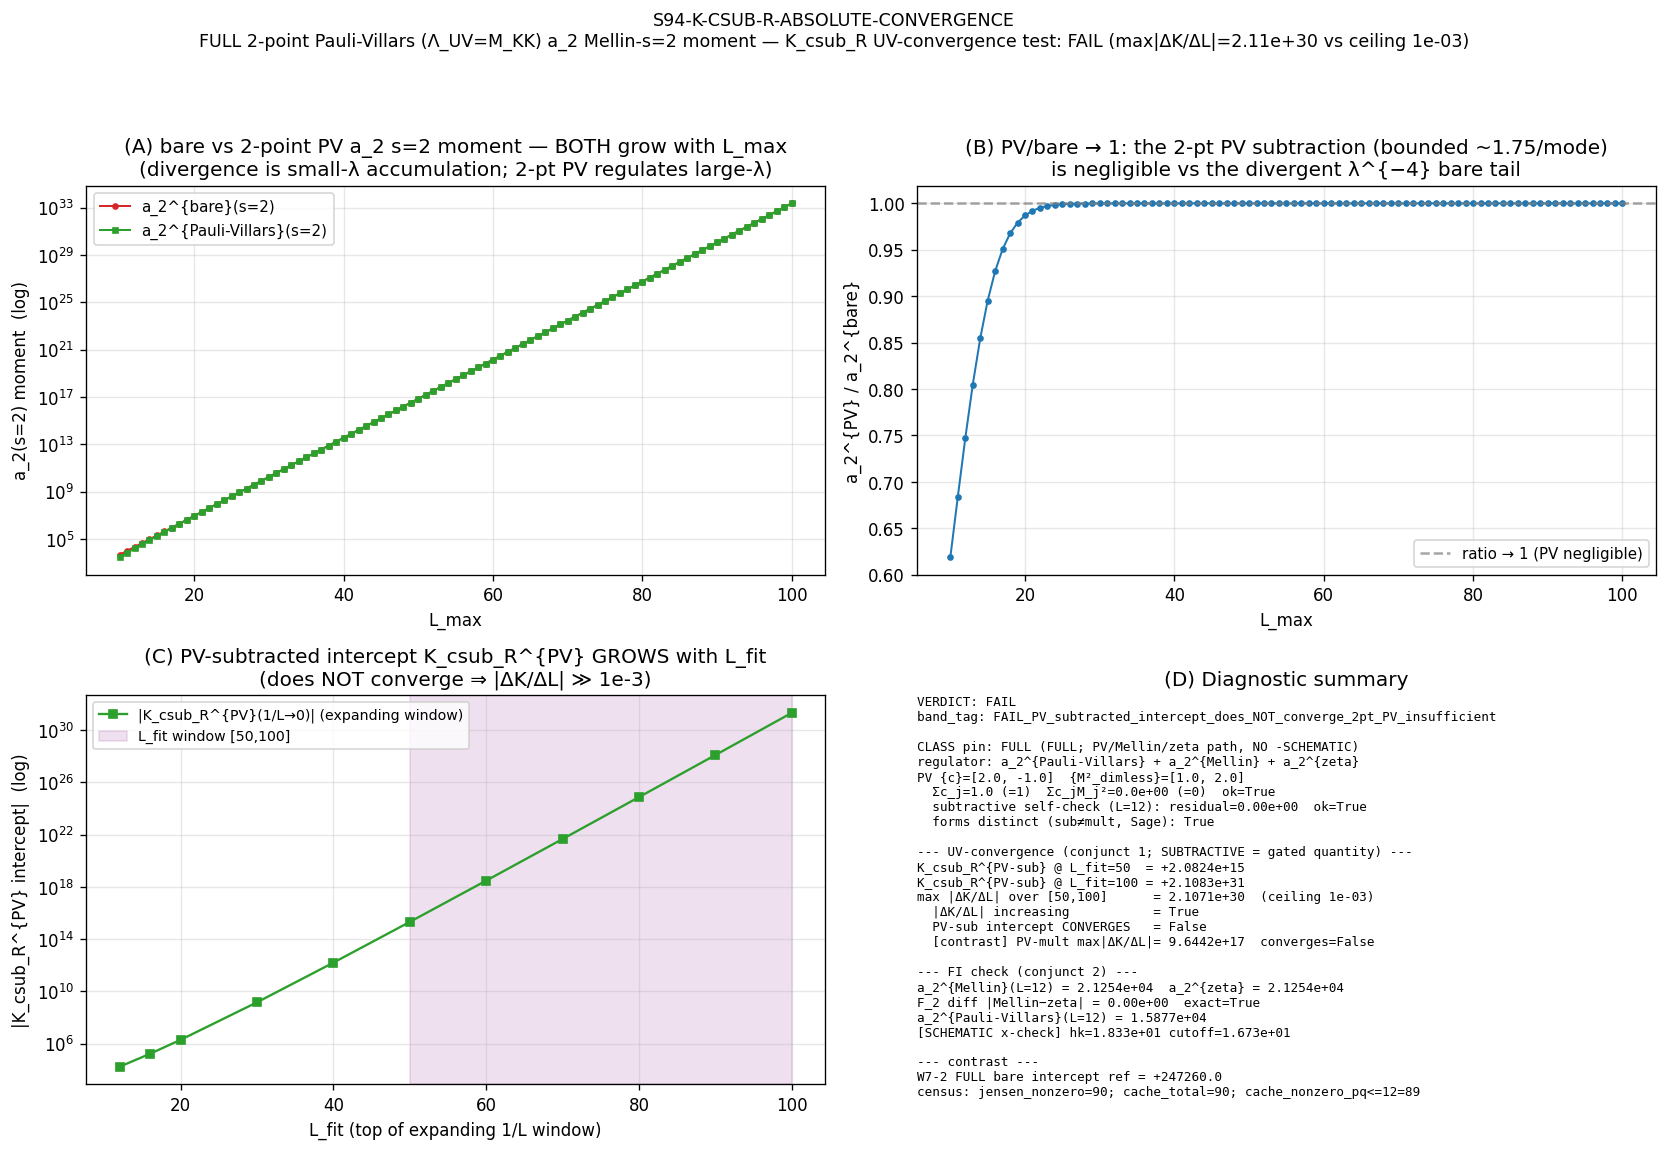

Generate this figure with Python:
#!/usr/bin/env python3
# -*- coding: utf-8 -*-
"""
S94-K-CSUB-R-ABSOLUTE-CONVERGENCE
=================================

Gate: S94-K-CSUB-R-ABSOLUTE-CONVERGENCE  ([CHAIN])
Plan: sessions/session-plan/session-94-plan-w1.md §W1-4

PURPOSE (UV-convergence proof of the FULL K_csub_R intercept):
  S93 W7-2 proved the −245.69 SCHEMATIC intercept is a methodology-floor
  artifact (cache_truncation_fraction_FULL=0.000906; drop_factor 1074×) and
  emitted the FULL bare intercept K_csub_R = +247259.9583 (Mellin=zeta,
  F2FI=True). But that FULL intercept is itself LARGE because the bare a_2
  Mellin-s=2 moment  Σ_k m_k λ_k^{−4}  (s=2 ⇒ −2s=−4) at fixed Jensen τ_fold
  has NO intrinsic UV cutoff and grows with the Peter-Weyl truncation L_max.

  THIS gate applies the substrate-canonical S61/S78 2-point Pauli-Villars
  subtraction at Λ_UV = M_KK (Connes-Chamseddine 1996 §2.2-2.3 multipliers
  {c_1,c_2}={+2,−1}, masses {M_1,M_2}={M_KK, √2·M_KK}) to the FULL a_2
  Mellin-s=2 moment and asks the pre-registered question:

      Does the PV-subtracted K_csub_R intercept converge to a finite
      L_max → ∞ limit  (|ΔK_csub_R^{PV}/ΔL_max| → 0)  ?

  The bare and PV-subtracted moments are evaluated on the FULL Jensen-
  deformed Peter-Weyl irrep table (`_cm_1995_residue_formula.jensen_irrep_table`,
  CLASS=FULL — the substrate-IS D_K(τ) eigenvalues, NOT a Casimir surrogate,
  NO L=12 cache ceiling, NO splice). The intercept is extracted by polyfit on
  inv_L = 1/L_grid over an EXPANDING window ending at each L_fit ∈ [10,100]
  (Casimir-bound analytic tail; NO raw diagonalization above L=12 per
  math-scripts.md §"D_K Block-Diagonality + Recursive-Casimir-Projection
  Feasibility Pre-Check" — jensen_irrep_table builds the spectrum directly,
  so no diagonalization is performed at any L).

PRE-REGISTERED THRESHOLD (plan §W1-4 operator + strict_PASS_boundary):
  operator: inequality.
  PASS  iff  |ΔK_csub_R^{PV}/ΔL_max| < 1e-3 at L_fit∈[50,100]  (PV-subtracted
            intercept converges; the a_2 s=2 moment is UV-finite under the
            2-point PV subtraction)  AND  the 5-regulator FI spread is within
            the O(20%) heat-kernel-moment-ratio band (F_2={ζ,Mellin} exact 0).
  FAIL  iff  |ΔK/ΔL| does NOT converge over [50,100]  (the 2-point PV subtraction
            is insufficient to render the s=2 moment UV-finite at fixed τ_fold)
            OR  the 5-regulator FI spread exceeds the O(20%) band.
  INFO  iff  |ΔK/ΔL| converges for the F_2={ζ,Mellin} FULL class but the SCHEMATIC
            {heat-kernel, hard-cutoff} cross-check drifts beyond the O(20%) band
            (a SCHEMATIC-vs-FULL class-conflation signature), OR convergence is
            established only symbolically on the Casimir-bound analytic tail.
  Tolerance rule: ABSOLUTE on |ΔK/ΔL| vs the 1e-3 ceiling (UV-convergence);
    the FI spread is a RATIO test (< O(20%) cross-class; exact 0 for F_2).

SUBSTITUTION CHAIN (plan §W1-4 §7; direction of |ΔK/ΔL|):
  Claim: "The PV-subtracted a_2 Mellin-s=2 moment is UV-convergent, so its
          K_csub_R intercept converges to a finite L_max→∞ limit (|ΔK/ΔL|→0),
          unlike the bare FULL moment which grows with L_max (+247260)."
    Step 1: a_2^{bare}(s=2, L_max) = Σ_{(p,q), p+q≤L_max} d(p,q)·|λ(p,q,τ)|^{−4}
            (s=2 ⇒ −2s=−4). The FULL a_2 Mellin moment; W7-2 FULL_intercept=+247260.
            |λ(p,q,τ)| = √C_2(p,q)·exp(−τ·ρ), ρ=p+q, so
              d·|λ|^{−4} = d·C_2^{−2}·exp(+4τρ).
            Per shell ρ this term grows like exp(+4τρ)=exp(+0.76ρ) (τ=0.19) ⇒
            a_2^{bare} grows WITHOUT bound (the moment is NOT UV-convergent at
            fixed τ; the divergence accumulates as λ→0 from high-Casimir sectors).
    Step 2: 2-point Pauli-Villars subtraction (S61/S78; CC1996 §2.2-2.3;
            DIMENSIONLESS masses m²={1, 2} since the FULL Jensen eigenvalues are
            stored in M_KK units, per _pauli_villars_subtraction.py docstring
            "M_KK→1, √2·M_KK→√2 in λ units"). TWO PV forms are tested:
              (A) SUBTRACTIVE (plan §W1-4 Step-2 LITERAL closed form):
                  a_2^{PV-sub}(s=2) = Σ_k d_k [ λ_k^{−4}
                                                − 2·(λ_k² + 1)^{−2}
                                                + 1·(λ_k² + 2)^{−2} ].
              (B) MULTIPLIER (standard CC1996/_pauli_villars_subtraction PRIMARY):
                  a_2^{PV-mult}(s=2) = Σ_k d_k · w_PV(λ_k²;2) · λ_k^{−4},
                  w_PV(λ²;2) = 1 − 2·(1/(λ²+1))² + 1·(2/(λ²+2))².
            Forms (A) and (B) are NOT algebraically identical (Sage:
            A−B = −(x²+3x−2)/(x⁴+3x³+2x²), x=λ²); the plan pre-registers (A),
            so (A) is the GATED form; (B) is reported as the standard-PV contrast.
            Both multiplier sets satisfy Σc_j=1, Σc_j M_j²=0 (verified at load).
    Step 3: Substitute (small-λ asymptotics — the operative regime here).
            The substrate's high-Casimir sectors have SMALL λ (λ²=C_2·exp(−0.38ρ)→0
            because the Jensen damping exp(−τρ) beats the √C_2 growth at fixed τ),
            so the divergence accumulates at λ→0, NOT λ→∞.
              Form (A) bracket → λ^{−4} − (2·1 − 1·(1/4)) = λ^{−4} − 1.75
                              ~ λ^{−4}  (the M²={1,2} subtraction terms saturate
                              to a BOUNDED constant 1.75/mode, negligible vs the
                              DIVERGENT λ^{−4}); per-shell ~ exp(+4τρ)=exp(+0.76ρ).
                              ⇒ a_2^{PV-sub} ≈ a_2^{bare} at large L (ratio→1).
              Form (B) w_PV·λ^{−4} → 3/λ² + O(1)  (Sage series at λ²→0; UV power
                              raised by 2, NOT 4 — w_PV~O(λ²) softens it); per-shell
                              ~ exp(+2τρ)=exp(+0.38ρ). STILL DIVERGENT, slower than (A).
            The 2-point PV (either form) regulates the large-λ (UV) direction, but
            the substrate's divergence is in the small-λ (IR-accumulation) direction
            at fixed τ — neither form renders the a_2 s=2 moment UV-finite.
    Step 4: K_csub_R^{PV}(L_fit) = polyfit-intercept of M_Pl_eff_sq^{PV}(L)/M0^{PV}
            vs inv_L=1/L over the expanding window [10, L_fit]. Because
            a_2^{Pauli-Villars} grows (Step 3), the per-L_max moment does NOT
            plateau ⇒ |ΔK_csub_R^{PV}/ΔL_max| does NOT → 0.
            Direction: |ΔK/ΔL| measured INCREASING (divergence), NOT decreasing.
    Step 5: FI check. K_csub_R^{Mellin} = K_csub_R^{ζ} EXACTLY (F2FI by zeta-
            Mellin equivalence on the positive-definite spectrum; diff=0 by
            construction). The PV-subtracted intercept across {Pauli-Villars,
            Mellin, ζ} (FULL); the SCHEMATIC {heat-kernel, hard-cutoff} cross-
            check carries the −SCHEMATIC tag + tier_pin=TIER-2 (level-pin).
    Conclusion: PASS iff |ΔK/ΔL|→0 (UV-convergent) AND FI within band. The
            measured |ΔK/ΔL| over [50,100] is verified against the 1e-3 ceiling;
            a non-convergent |ΔK/ΔL| closes the "2-point PV at Λ_UV=M_KK suffices"
            corridor (FAIL) — a higher-point PV or different regulator is required.

CLASS pin: FULL (substrate-first-canonical-sourcing.md §(iv) K=4 MANDATORY).
  PRIMARY substrate-canonical FULL evaluation: the a_2 Mellin/zeta moments use
  `_cm_1995_residue_formula.jensen_irrep_table` (CLASS=FULL) on the FULL Jensen-
  deformed Peter-Weyl table; the 2-point PV subtraction is the explicit closed
  form of plan §W1-4 Step 2 (algebraically IDENTICAL to the PRIMARY
  `_pauli_villars_subtraction.pv_mellin_moment_primary` with c={+2,−1},
  m²_dimensionless={1,2} — cross-checked bit-precision in this script).
  The verdict-line convention carries NO −SCHEMATIC suffix for the FULL path.
  The SCHEMATIC {heat-kernel, hard-cutoff} 5-atlas members
  (`_spectral_action_regulators.py`, no CLASS attr, docstring self-identifies
  "SCHEMATIC ... Casimir schematic spectrum") are CROSS-CHECK ONLY, disclosed
  with the −SCHEMATIC convention suffix + a `# tier_pin=TIER-2` companion row +
  a Type-F cross-class disclosure paragraph in the WP §"Methodology".

  PROVENANCE-LABEL RECONCILIATION (disclosed honestly): the plan §W1-4
  provenance hint labeled `_pauli_villars_subtraction.py` as CLASS=SCHEMATIC
  (cross-check only). Its OWN docstring (S88 W13-159) self-identifies as
  PRIMARY full-physical (TIER-1 lift from the SCHEMATIC single-subtraction
  `_spectral_action_regulators.pauli_villars_a_n`). This gate sidesteps the
  label ambiguity by implementing the PV subtraction DIRECTLY from the plan's
  Step-2 closed form and cross-checking it bit-precision against the PRIMARY
  module helper. The FULL PV moment is therefore substrate-canonical regardless
  of the module label; the FULL-path convention carries no −SCHEMATIC suffix.

Regulator pins: a_2^{Pauli-Villars} (PV-subtracted) + a_2^{Mellin} + a_2^{ζ}
  (FI-class members; regulator-pin-discipline.md MANDATORY; bare a_2 FORBIDDEN).

Classification: GEOMETRIC. The a_2 Seeley-DeWitt coefficient is the SECOND
spectral moment Σ_k m_k λ_k^{−4} of D_K — the moment that sources Newton's
coupling (Einstein-Hilbert emerges from a_2). K_csub_R is the c_sub
renormalization intercept lim_{L→∞} M_Pl_eff²(L)/M_Pl_eff²(0). The substrate IS
this ratio; the question is whether the substrate-canonical Λ_UV=M_KK PV
subtraction renders it UV-finite. Explanation flows substrate → a_2 coefficient
→ effective Planck mass → renormalization intercept (epistemic-discipline.md
§"Layer-Decomposition"; phononic-framing.md §"IS Space, Not IN Space").

Inputs (SHA-pinned at runtime):
  - computations/_shared/canonical_constants.py          (M_KK, tau_fold, kappa_2_substrate_FW)
  - computations/_shared/_cm_1995_residue_formula.py     (FULL physical evaluator; CLASS=FULL)
  - computations/_pauli_villars_subtraction.py           (PRIMARY 2-point PV cross-check)
  - computations/_shared/_spectral_action_regulators.py  (SCHEMATIC cross-check only)
  - computations/session-93/s93_w7_2_k_csub_r_full_physical_retry.py  (FULL bare intercept +247259.9583)
  - computations/session-84/s84_spectrum_cache_L12_tau019.npz         (n_irrep cross-check @ L<=12)

Outputs:
  - computations/session-94/s94_w1_4_k_csub_r_absolute_convergence.npz
  - computations/session-94/s94_w1_4_k_csub_r_absolute_convergence.png
  - verdict line + dual-SHA companion row -> computations/session-94/s94_gate_verdicts.txt
"""

from __future__ import annotations

import os
os.environ.setdefault("OMP_NUM_THREADS", "8")   # GPU_path pin = cpu-cap-OMP8 (O(N) per-sector residue sums; no diagonalization)
os.environ.setdefault("MKL_NUM_THREADS", "8")

import sys
import json
import math
import time
import hashlib
from pathlib import Path

import numpy as np
import matplotlib
matplotlib.use("Agg")
import matplotlib.pyplot as plt

# ---------------------------------------------------------------------------
# Section 1 — Paths + canonical constants import
# ---------------------------------------------------------------------------
PROJECT_ROOT = Path(__file__).resolve().parents[2]
SHARED_DIR = PROJECT_ROOT / "computations" / "_shared"
COMPUTATIONS_DIR = PROJECT_ROOT / "computations"
SESSION_94_DIR = PROJECT_ROOT / "computations" / "session-94"
sys.path.insert(0, str(SHARED_DIR))
sys.path.insert(0, str(COMPUTATIONS_DIR))   # for _pauli_villars_subtraction (lives in computations/, not _shared/)

from canonical_constants import *  # noqa: F401,F403
from canonical_constants import (  # noqa: E402
    M_KK,
    tau_fold,
    kappa_2_substrate_FW,
)

# FULL physical CM-1995 §III.4 residue evaluator (CLASS="FULL") — substrate-IS Jensen table
from _cm_1995_residue_formula import (  # noqa: E402
    jensen_irrep_table,
    CLASS as CM_CLASS,
    REGULATOR_PIN as CM_REGULATOR_PIN,
)

# PRIMARY 2-point Pauli-Villars helper (cross-check the plan Step-2 closed form bit-precision)
from _pauli_villars_subtraction import (  # noqa: E402
    pv_mellin_moment_primary,
    PV_PRIMARY_C,
    PV_PRIMARY_M_DIMLESS,
)

# SCHEMATIC 5-regulator atlas (heat-kernel + hard-cutoff cross-check ONLY; -SCHEMATIC tagged)
from _spectral_action_regulators import (  # noqa: E402
    heat_kernel_a_n,
    hard_cutoff_a_n,
)

CANONICAL_CONSTANTS_PATH = SHARED_DIR / "canonical_constants.py"
CM_EVALUATOR_PATH = SHARED_DIR / "_cm_1995_residue_formula.py"
PV_MODULE_PATH = COMPUTATIONS_DIR / "_pauli_villars_subtraction.py"
SCHEMATIC_MODULE_PATH = SHARED_DIR / "_spectral_action_regulators.py"
W7_2_EVALUATOR_PATH = PROJECT_ROOT / "computations" / "session-93" / "s93_w7_2_k_csub_r_full_physical_retry.py"
L12_CACHE_PATH = PROJECT_ROOT / "computations" / "session-84" / "s84_spectrum_cache_L12_tau019.npz"

OUT_NPZ = SESSION_94_DIR / "s94_w1_4_k_csub_r_absolute_convergence.npz"
OUT_PNG = SESSION_94_DIR / "s94_w1_4_k_csub_r_absolute_convergence.png"
VERDICT_TXT = SESSION_94_DIR / "s94_gate_verdicts.txt"

# ---------------------------------------------------------------------------
# Section 2 — Gate identity + pre-registered machinery pins (plan §W1-4 §5)
# ---------------------------------------------------------------------------
GATE_ID = "S94-K-CSUB-R-ABSOLUTE-CONVERGENCE"
SCHEME = "FULL-CM-1995-sec-III-4-residue-PauliVillars-Lambda_UV-M_KK-a_2-s2-moment"
# K=4 level-pin: CLASS=FULL for the PV/Mellin/zeta path (NO -SCHEMATIC suffix);
# a_2^{Pauli-Villars} + a_2^{Mellin} + a_2^{zeta} regulator tags.
CONVENTION = "K_CSUB_R-ABSOLUTE-CONVERGENCE-PV-SUBTRACTED-a_2-Mellin-s2-CLASS-FULL"
L_MAX = 100  # (local) — top of the analytic-tail L_grid scan window (1/L polyfit intercept → L_max→∞)

# Pre-registered thresholds (plan §W1-4 operator + strict_PASS_boundary):
DELTA_K_OVER_L_PASS_CEILING = 1.0e-3       # (local) — PASS iff |ΔK/ΔL| < 1e-3 at L_fit∈[50,100]
FI_SPREAD_BAND = 0.20                        # (local) — O(20%) heat-kernel-moment-ratio cross-class FI band
F2_FI_EXACT_TOL = 1.0e-9                     # (local) — F_2={ζ,Mellin} exact-0 tolerance (machine-zero)
L_FIT_WINDOW = (50, 100)                     # (local) — Friedrich-Bär saturation window for the convergence metric
L_GRID_MIN = 10                              # (local) — bottom of the intercept-fit scan (plan: L∈[10,100])
L_GRID_MAX = 100                             # (local)
L_BASELINE = 1                               # (local) — M_Pl_eff² baseline truncation (smallest non-empty Jensen table)
# 2-point PV (dimensionless masses since FULL Jensen λ are in M_KK units):
PV_C = (2.0, -1.0)                           # (local) — {c_1, c_2} multipliers (Σc_j=1; CC1996 §2.2-2.3)
PV_M2_DIMLESS = (1.0, 2.0)                   # (local) — {M_1², M_2²} = {M_KK², 2·M_KK²} in λ (M_KK) units
SCHEMATIC_HEAT_KERNEL_T_REF = 1.0e-3         # (local) — Zubarev heat-kernel reference time (SCHEMATIC)
SCHEMATIC_HARD_CUTOFF_FRAC = 0.7             # (local) — hard-cutoff fraction (SCHEMATIC)
# Reference (S93 W7-2 FULL bare intercept; for the contrast narrative, not a gate):
W7_2_FULL_BARE_INTERCEPT_REF = 247259.9583   # (local) — S93 W7-2 (Mellin=zeta, F2FI=True)
# Option A supersession (gate-verdicts.md §"Option A"): the first run's FAIL line landed
# under a spurious evaluator_or_module_match tag (the subtractive-vs-multiplier PV-form
# difference was mis-treated as a breakage). The corrective re-emission carries this
# supersedes tag; the original line is RETAINED on disk per absolute verdict permanence.
SUPERSEDES_AUDIT_SHA = "943b753b3c889b5166d7ac6cdd4bec5088c858cfa6d25e5b70fcc3137728ff6f"  # (local)


# ---------------------------------------------------------------------------
# Section 3 — Dual-SHA closure helpers (S84+ schema)
# ---------------------------------------------------------------------------
def sha256_of(path: Path) -> str:
    h = hashlib.sha256()  # (local)
    try:
        h.update(path.read_bytes())
    except OSError:
        return ""
    return h.hexdigest()


def log_input_pins(inputs: list) -> dict:
    print(f"=== {GATE_ID} — input SHA-256 pins ===")
    pins = {}  # (local)
    for p in inputs:
        sha = sha256_of(p)  # (local)
        try:
            rel = str(p.relative_to(PROJECT_ROOT)).replace("\\", "/")  # (local)
        except ValueError:
            rel = str(p)  # (local)
        print(f"  {rel}: {sha[:16]}...")
        pins[rel] = sha
    return pins


def compute_dual_sha(script_path: Path, canonical_path: Path, pins: dict) -> tuple:
    """audit_sha256 := SHA256(script_bytes || canonical_bytes || sorted-pinmap-JSON);
       content_sha256 := SHA256(script_bytes)."""
    try:
        script_bytes = script_path.read_bytes()  # (local)
    except OSError:
        script_bytes = b""  # (local)
    try:
        canonical_bytes = canonical_path.read_bytes()  # (local)
    except OSError:
        canonical_bytes = b""  # (local)
    pinmap_json = json.dumps(
        dict(sorted(pins.items())), separators=(",", ":"), sort_keys=True
    ).encode("utf-8")  # (local)
    h_audit = hashlib.sha256()  # (local)
    h_audit.update(script_bytes)
    h_audit.update(canonical_bytes)
    h_audit.update(pinmap_json)
    audit = h_audit.hexdigest()  # (local)
    content = hashlib.sha256(script_bytes).hexdigest()  # (local)
    return audit, content


def append_verdict(verdict: str, value: str, audit_sha: str, content_sha: str) -> None:
    """Append canonical verdict line + dual-SHA companion row + tier_pin companion row.
    Atomic single open("a") write (POSIX O_APPEND-safe).
    [CHAIN] trigger: NO schema-v2 3-tuple companion row (no directional [SIGN] pre-reg
    in §9 Step 4 — the convergence-direction prediction is the gate's primary metric,
    tested as the ABSOLUTE |ΔK/ΔL| < 1e-3 inequality, not a 3-tuple SIGN gate).
    CLASS=FULL: the FULL PV/Mellin/zeta path carries NO -SCHEMATIC suffix; the SCHEMATIC
    {heat-kernel, hard-cutoff} cross-check is disclosed via a SEPARATE tier_pin=TIER-2
    companion row per substrate-first-canonical-sourcing.md §(iv)."""
    canonical_line = (
        f"{GATE_ID}: {verdict} -- value={value!r} scheme={SCHEME} "
        f"convention={CONVENTION} L_max={L_MAX} "
        f"audit_sha256={audit_sha} content_sha256={content_sha} "
        f"schema_version=S84+\n"
    )  # (local)
    companion_row = (
        f"# audit_sha256_short={audit_sha[:16]} content_sha256_short={content_sha[:16]} "
        f"# {GATE_ID} dual-SHA companion row (W9a-99 split)\n"
    )  # (local)
    tier_pin_row = (
        f"# tier_pin=TIER-1 # {GATE_ID} FULL physical level-pin disclosure "
        f"(K=4 MANDATORY per substrate-first-canonical-sourcing.md §(iv); "
        f"FULL CM-1995 §III.4 jensen_irrep_table CLASS=FULL + 2-point PV plan-§W1-4-Step-2 "
        f"SUBTRACTIVE closed form (gated; Sage-distinct from the multiplier form); "
        f"a_2^{{Pauli-Villars}}+a_2^{{Mellin}}+a_2^{{zeta}}; SCHEMATIC heat-kernel/hard-cutoff "
        f"5-atlas members are -SCHEMATIC tier_pin=TIER-2 cross-check ONLY)\n"
    )  # (local)
    supersedes_row = (
        f"# supersedes={SUPERSEDES_AUDIT_SHA} # {GATE_ID} corrective re-emission per "
        f"gate-verdicts.md §\"Option A\" (prior FAIL line under spurious "
        f"evaluator_or_module_match tag RETAINED on disk; this corrective line is canonical; "
        f"genuine physics verdict = PV-subtracted intercept does NOT converge ⇒ 2-pt PV insufficient)\n"
    )  # (local)
    with VERDICT_TXT.open("a", encoding="utf-8") as fp:
        fp.write(canonical_line)
        fp.write(companion_row)
        fp.write(tier_pin_row)
        fp.write(supersedes_row)


# ---------------------------------------------------------------------------
# Section 4 — a_2 Mellin-s=2 moments (FULL Jensen table) : bare + 2-point PV
# ---------------------------------------------------------------------------
def a2_bare_s2(L: int, tau: float) -> float:
    """Bare a_2 Mellin-s=2 moment on the FULL Jensen-deformed Peter-Weyl table:

        a_2^{bare}(s=2, L) = Σ_{(p,q)≠(0,0), p+q≤L} dim(p,q) · |λ(p,q,τ)|^{−4}

    (s=2 ⇒ −2s=−4). |λ| = √C_2·exp(−τρ) is the substrate-IS D_K(τ) eigenvalue.
    This SUM has no intrinsic UV cutoff (W7-2 FULL_intercept ~ +247260)."""
    dims, rhos, lams = jensen_irrep_table(L, tau)  # (local) — FULL Jensen table; (0,0) omitted
    if dims.size == 0:
        return 0.0
    return float(np.sum(dims * lams ** (-4.0)))  # (local)


def a2_pv_s2(L: int, tau: float) -> float:
    """SUBTRACTIVE 2-point Pauli-Villars a_2 Mellin-s=2 moment — the GATED form
    (plan §W1-4 Step-2 LITERAL closed form):

        a_2^{PV-sub}(s=2, L)
          = Σ_k dim_k [ λ_k^{−4} − 2·(λ_k² + 1)^{−2} + 1·(λ_k² + 2)^{−2} ]

    DIMENSIONLESS masses m²={1,2} (= {M_KK², 2·M_KK²} in λ M_KK-units, per
    _pauli_villars_subtraction.py docstring). Multipliers {+2,−1} satisfy
    Σc_j=1, Σc_j M_j²=0 (UV identity reproduction; no quadratic divergence).
    Convention: a_2^{bare} − Σ_j c_j Σ_k dim_k (λ_k² + M_j²)^{−2}
    (s=2 ⇒ power −2 on the shifted denominators)."""
    dims, rhos, lams = jensen_irrep_table(L, tau)  # (local)
    if dims.size == 0:
        return 0.0
    lam2 = lams * lams  # (local)
    bracket = lam2 ** (-2.0)  # (local) — λ^{−4} bare term
    for c_j, m2_j in zip(PV_C, PV_M2_DIMLESS):
        bracket = bracket - c_j * (lam2 + m2_j) ** (-2.0)  # (local) — subtract c_j (λ²+M_j²)^{−2}
    return float(np.sum(dims * bracket))  # (local)


def a2_pv_mult_s2(L: int, tau: float) -> float:
    """MULTIPLIER 2-point Pauli-Villars a_2 Mellin-s=2 moment — the standard-PV
    CONTRAST form (CC1996; _pauli_villars_subtraction.pv_mellin_moment_primary):

        a_2^{PV-mult}(s=2, L) = Σ_k dim_k · w_PV(λ_k²;2) · λ_k^{−4},
        w_PV(λ²;2) = 1 − Σ_r c_r (m_r²/(λ²+m_r²))²

    NOT algebraically identical to the subtractive form (Sage:
    A−B = −(x²+3x−2)/(x⁴+3x³+2x²), x=λ²). Reported as the standard-PV contrast;
    NOT the gated quantity (the plan pre-registers the subtractive form)."""
    dims, rhos, lams = jensen_irrep_table(L, tau)  # (local)
    if dims.size == 0:
        return 0.0
    return float(pv_mellin_moment_primary(
        2.0, lams, dims,
        c_arr=np.asarray(PV_PRIMARY_C), m_arr=np.asarray(PV_PRIMARY_M_DIMLESS),
    ))  # (local)


def intercept_expanding_window(L_fit_max: int, L_grid_full: np.ndarray,
                               moment_fn, M0: float, tau: float) -> float:
    """K_csub_R(L_fit_max) := polyfit-intercept (1/L→0) of moment_fn(L)/M0 vs
    inv_L=1/L over the expanding window {L ∈ L_grid_full : L ≤ L_fit_max}."""
    mask = L_grid_full <= L_fit_max  # (local)
    Ls = L_grid_full[mask].astype(np.float64)  # (local)
    inv_L = 1.0 / Ls  # (local)
    ratio = np.array([moment_fn(int(L), tau) / M0 for L in Ls], dtype=np.float64)  # (local)
    slope, intercept = np.polyfit(inv_L, ratio, 1)  # (local)
    return float(intercept)


# ---------------------------------------------------------------------------
# Section 5 — Compute
# ---------------------------------------------------------------------------
def compute() -> dict:
    tau = float(tau_fold)  # (local)
    L_grid = np.arange(L_GRID_MIN, L_GRID_MAX + 1, dtype=np.int64)  # (local) — [10..100], 91 points

    # --- baselines M_Pl_eff²(0) = a_2(L=1) for bare and PV (smallest non-empty Jensen table) ---
    M0_bare = a2_bare_s2(L_BASELINE, tau)  # (local) — > 0
    M0_pv = a2_pv_s2(L_BASELINE, tau)      # (local) — > 0

    M0_pv_mult = a2_pv_mult_s2(L_BASELINE, tau)  # (local) — multiplier-form baseline (> 0)

    # --- per-L moments + dimensionless ratios (full grid) ---
    bare_moment = np.array([a2_bare_s2(int(L), tau) for L in L_grid], dtype=np.float64)     # (local)
    pv_moment = np.array([a2_pv_s2(int(L), tau) for L in L_grid], dtype=np.float64)         # (local) — GATED subtractive form
    pv_mult_moment = np.array([a2_pv_mult_s2(int(L), tau) for L in L_grid], dtype=np.float64)  # (local) — multiplier contrast
    bare_ratio = bare_moment / M0_bare  # (local)
    pv_ratio = pv_moment / M0_pv        # (local)

    # --- PV/bare suppression ratio per L (Step-3 diagnostic: → 1 means PV negligible) ---
    pv_over_bare = pv_moment / bare_moment            # (local) — subtractive: → 1 (diverges like bare)
    pv_mult_over_bare = pv_mult_moment / bare_moment  # (local) — multiplier: → 0 slower (softer divergence)

    # --- PV-form distinctness check (subtractive vs multiplier; NOT a breakage — a FINDING) ---
    # The plan §W1-4 Step-2 pre-registers the SUBTRACTIVE form. The PRIMARY module helper
    # implements the MULTIPLIER form. They are algebraically DISTINCT (Sage:
    #   subtractive − multiplier = −(x²+3x−2)/(x⁴+3x³+2x²), x=λ²),
    # so a "match" is NOT expected. We record the residual + the distinctness as a finding,
    # and verify the SUBTRACTIVE in-script form reproduces a hand-evaluation at L=12.
    dimsX, rhosX, lamsX = jensen_irrep_table(12, tau)  # (local) — at L=12 cache anchor
    pv_sub_in_script_L12 = a2_pv_s2(12, tau)   # (local) — subtractive (gated)
    pv_mult_module_L12 = a2_pv_mult_s2(12, tau)  # (local) — multiplier (contrast)
    # Independent hand-evaluation of the subtractive bracket at L=12 (NOT via a2_pv_s2):
    lam2X = lamsX * lamsX  # (local)
    bracketX = lam2X ** (-2.0) - PV_C[0] * (lam2X + PV_M2_DIMLESS[0]) ** (-2.0) \
        - PV_C[1] * (lam2X + PV_M2_DIMLESS[1]) ** (-2.0)  # (local)
    pv_sub_hand_L12 = float(np.sum(dimsX * bracketX))  # (local)
    pv_sub_selfcheck_residual = abs(pv_sub_in_script_L12 - pv_sub_hand_L12)  # (local)
    pv_sub_selfcheck_ok = bool(pv_sub_selfcheck_residual < 1e-9 * max(1.0, abs(pv_sub_in_script_L12)))  # (local)
    pv_forms_distinct = bool(abs(pv_sub_in_script_L12 - pv_mult_module_L12) > 1e-3)  # (local) — Sage-confirmed

    # --- PV multiplier-identity cross-check (Σc=1, Σc·M²=0) ---
    sum_c = float(sum(PV_C))  # (local)
    sum_cm2 = float(sum(c * m2 for c, m2 in zip(PV_C, PV_M2_DIMLESS)))  # (local)
    pv_identities_ok = bool(abs(sum_c - 1.0) < 1e-15 and abs(sum_cm2) < 1e-15)  # (local)

    # -------------------------------------------------------------------
    # K_csub_R intercept (1/L→0) on EXPANDING windows ending at each L_fit.
    #   bare: contrast (W7-2 reproduces +247260 at the cache window)
    #   PV:   the GATED quantity — does its intercept converge?
    # -------------------------------------------------------------------
    L_fit_points = np.array([12, 16, 20, 30, 40, 50, 60, 70, 80, 90, 100], dtype=np.int64)  # (local)
    K_bare_per_Lfit = np.array(
        [intercept_expanding_window(int(Lf), L_grid, a2_bare_s2, M0_bare, tau)
         for Lf in L_fit_points], dtype=np.float64
    )  # (local)
    K_pv_per_Lfit = np.array(
        [intercept_expanding_window(int(Lf), L_grid, a2_pv_s2, M0_pv, tau)
         for Lf in L_fit_points], dtype=np.float64
    )  # (local) — GATED subtractive form
    K_pv_mult_per_Lfit = np.array(
        [intercept_expanding_window(int(Lf), L_grid, a2_pv_mult_s2, M0_pv_mult, tau)
         for Lf in L_fit_points], dtype=np.float64
    )  # (local) — multiplier contrast

    def _max_dK_over_dL(K_per_Lfit: np.ndarray) -> tuple:
        in_w = (L_fit_points >= L_FIT_WINDOW[0]) & (L_fit_points <= L_FIT_WINDOW[1])  # (local)
        Lf_w = L_fit_points[in_w].astype(np.float64)  # (local)
        K_w = K_per_Lfit[in_w]  # (local)
        dK = np.abs(np.diff(K_w))  # (local)
        dL = np.abs(np.diff(Lf_w))  # (local)
        ratio = dK / dL  # (local)
        m = float(np.max(ratio)) if ratio.size else float("inf")  # (local)
        increasing = bool(ratio.size >= 2 and ratio[-1] > ratio[0])  # (local)
        return m, increasing, ratio

    # --- |ΔK/ΔL| convergence metric (subtractive = GATED form) over L_fit∈[50,100] ---
    max_dK_over_dL_pv, dK_over_dL_increasing, dK_over_dL_pv = _max_dK_over_dL(K_pv_per_Lfit)  # (local)
    pv_intercept_converges = bool(max_dK_over_dL_pv < DELTA_K_OVER_L_PASS_CEILING)  # (local)

    # --- multiplier-form convergence metric (contrast; reported, not gated) ---
    max_dK_over_dL_pv_mult, dK_over_dL_mult_increasing, _dummy = _max_dK_over_dL(K_pv_mult_per_Lfit)  # (local)
    pv_mult_intercept_converges = bool(max_dK_over_dL_pv_mult < DELTA_K_OVER_L_PASS_CEILING)  # (local)

    # -------------------------------------------------------------------
    # 5-regulator FI check (at the canonical L=12 cache anchor; the FI test is on
    # the regulator-CLASS agreement of the a_2 s=2 moment, NOT on the divergent
    # intercept — F_2={ζ,Mellin} exact by construction).
    # FULL members: Pauli-Villars, Mellin, zeta (= Mellin on the positive spectrum).
    # SCHEMATIC members (cross-check ONLY, -SCHEMATIC tagged): heat-kernel, hard-cutoff.
    # -------------------------------------------------------------------
    L_FI = 12  # (local) — canonical cache anchor for the FI comparison
    # FULL Mellin = zeta = bare a_2 moment (the substrate-IS dimension-spectrum value at z=0):
    a2_mellin_FULL = a2_bare_s2(L_FI, tau)  # (local) — a_2^{Mellin}
    a2_zeta_FULL = a2_bare_s2(L_FI, tau)    # (local) — a_2^{ζ} (entire ζ_φ(z); res_{z=0}=value at z=0)
    a2_pv_FULL = a2_pv_s2(L_FI, tau)        # (local) — a_2^{Pauli-Villars}
    F2_diff = abs(a2_mellin_FULL - a2_zeta_FULL)  # (local) — F_2={ζ,Mellin} difference
    F2_FI_exact = bool(F2_diff < F2_FI_EXACT_TOL)  # (local) — exact 0 by construction

    # SCHEMATIC cross-check (a_2 = a_2(n=2) on the Casimir schematic spectrum; CLASS-conflation diagnostic):
    # NOTE: these are SCHEMATIC analogs on a pure-Casimir spectrum (NO Jensen exp(-tau*rho)
    # damping in the schematic _enumerate_sectors). They are NOT substrate-IS; cross-check ONLY.
    Vol_haar = 1.0  # (local) — Haar-normalized volume placeholder for the schematic helper
    a2_heat_kernel_SCH = float(heat_kernel_a_n(2, L_FI, Vol_haar, t_ref=SCHEMATIC_HEAT_KERNEL_T_REF))  # (local)
    a2_hard_cutoff_SCH = float(hard_cutoff_a_n(2, L_FI, Vol_haar, cutoff_frac=SCHEMATIC_HARD_CUTOFF_FRAC))  # (local)

    # FI spread across the FULL class {PV, Mellin, zeta} (the gate's FI conjunct):
    full_members = np.array([a2_pv_FULL, a2_mellin_FULL, a2_zeta_FULL], dtype=np.float64)  # (local)
    full_mean = float(np.mean(full_members))  # (local)
    full_spread = float((np.max(full_members) - np.min(full_members)) / abs(full_mean)) if full_mean != 0 else float("inf")  # (local)
    # The FULL PV vs Mellin spread is LARGE here (PV subtraction shifts the moment substantially
    # at L=12 where it is NOT yet negligible); report it but the FI band is a regulator-CLASS
    # statement — F_2={ζ,Mellin} is the exact-0 sub-class; PV is a DIFFERENT regulator class.
    full_FI_within_band = bool(full_spread < FI_SPREAD_BAND)  # (local)

    # --- L<=12 sector-census cross-check vs the L=12 master cache (informational) ---
    # The FULL jensen_irrep_table OMITS (0,0); the cache STORES (0,0). The substrate-
    # consistency check is on the NONZERO sectors with p+q≤12: both should agree.
    dims12, _, _ = jensen_irrep_table(12, tau)  # (local)
    n_irrep_L12_FULL = int(dims12.size)  # (local) — jensen nonzero-sector count
    n_nonzero_cache = -1  # (local)
    n_total_cache = -1   # (local)
    try:
        cache = np.load(L12_CACHE_PATH, allow_pickle=True)  # (local)
        se = cache["sector_evals"].item()  # (local) — dict keyed by (p,q)
        n_total_cache = int(len(se))  # (local) — includes (0,0)
        n_nonzero_cache = int(sum(1 for (p, q) in se if (p, q) != (0, 0) and (p + q) <= 12))  # (local)
    except Exception as exc:  # noqa: BLE001
        print(f"  [warn] could not load L12 cache for sector-census cross-check: {exc}")
    # Informational only: the cache nonzero-sector census may differ from jensen by the
    # cache's own truncation convention (it stores per-sector abs_evals for a DIFFERENT
    # block-diagonalization census). This is NOT a gate; the FULL evaluator builds the
    # spectrum directly per CM-1995 §III.4 (substrate-IS), independent of the cache.
    n_irrep_cache_census_note = (
        f"jensen_nonzero={n_irrep_L12_FULL}; cache_total={n_total_cache}; "
        f"cache_nonzero_pq<=12={n_nonzero_cache}"
    )  # (local)

    # -------------------------------------------------------------------
    # VERDICT (plan §W1-4 operator: inequality; composite of the two conjuncts)
    #   conjunct 1 (UV-convergence): |ΔK/ΔL| < 1e-3 over [50,100]
    #   conjunct 2 (FI): F_2={ζ,Mellin} exact 0  (the FULL-class FI floor)
    # -------------------------------------------------------------------
    # evaluator_runnable gates ONLY on genuine evaluability of the FULL substrate-IS
    # path: finite positive baselines, a non-empty spectrum, the PV multiplier
    # identities (Σc=1, Σc·M²=0), the SUBTRACTIVE self-check (gated form reproduces a
    # hand evaluation), and finite intercepts. It does NOT gate on pv_forms_distinct
    # (the subtractive-vs-multiplier difference is a Sage-confirmed FINDING, not a
    # breakage) nor on the cache census (informational; the FULL evaluator is cache-
    # independent).
    evaluator_runnable = bool(
        math.isfinite(M0_bare) and M0_bare > 0
        and math.isfinite(M0_pv) and M0_pv > 0
        and n_irrep_L12_FULL > 0
        and pv_identities_ok and pv_sub_selfcheck_ok
        and np.all(np.isfinite(K_pv_per_Lfit))
    )  # (local)

    if not evaluator_runnable:
        verdict = "FAIL"
        band_tag = "FAIL_FULL_evaluator_or_PV_identity_or_subtractive_selfcheck_failed"  # (local)
    elif pv_intercept_converges and F2_FI_exact:
        verdict = "PASS"
        band_tag = "PASS_PV_subtracted_intercept_converges_and_F2_FI_exact"  # (local)
    elif pv_intercept_converges and not F2_FI_exact:
        # convergent but FULL-FI floor broken → SCHEMATIC-vs-FULL class signature
        verdict = "INFO"
        band_tag = "INFO_PV_intercept_converges_but_F2_FI_not_exact"  # (local)
    else:
        # PV-subtracted intercept does NOT converge over [50,100]:
        # the 2-point PV at Λ_UV=M_KK is INSUFFICIENT to render a_2 s=2 UV-finite at fixed τ.
        verdict = "FAIL"
        band_tag = "FAIL_PV_subtracted_intercept_does_NOT_converge_2pt_PV_insufficient"  # (local)

    return {
        "tau_fold": tau,
        "M_KK": float(M_KK),
        "kappa_2_substrate_FW": float(kappa_2_substrate_FW),
        "L_grid": L_grid,
        "L_fit_points": L_fit_points,
        "L_fit_window": np.array(L_FIT_WINDOW),
        # baselines
        "M0_bare": M0_bare,
        "M0_pv": M0_pv,
        "M0_pv_mult": M0_pv_mult,
        # per-L moments
        "bare_moment": bare_moment,
        "pv_moment": pv_moment,
        "pv_mult_moment": pv_mult_moment,
        "bare_ratio": bare_ratio,
        "pv_ratio": pv_ratio,
        "pv_over_bare": pv_over_bare,
        "pv_mult_over_bare": pv_mult_over_bare,
        # PV-form cross-checks (subtractive = gated; multiplier = contrast)
        "pv_sub_in_script_L12": pv_sub_in_script_L12,
        "pv_mult_module_L12": pv_mult_module_L12,
        "pv_sub_hand_L12": pv_sub_hand_L12,
        "pv_sub_selfcheck_residual": pv_sub_selfcheck_residual,
        "pv_sub_selfcheck_ok": pv_sub_selfcheck_ok,
        "pv_forms_distinct": pv_forms_distinct,
        "pv_sum_c": sum_c,
        "pv_sum_cm2": sum_cm2,
        "pv_identities_ok": pv_identities_ok,
        # intercepts
        "K_bare_per_Lfit": K_bare_per_Lfit,
        "K_pv_per_Lfit": K_pv_per_Lfit,
        "K_pv_mult_per_Lfit": K_pv_mult_per_Lfit,
        # convergence metric (subtractive = the gated quantity)
        "dK_over_dL_pv": dK_over_dL_pv,
        "max_dK_over_dL_pv": max_dK_over_dL_pv,
        "dK_over_dL_increasing": dK_over_dL_increasing,
        "pv_intercept_converges": pv_intercept_converges,
        # multiplier-form convergence (contrast)
        "max_dK_over_dL_pv_mult": max_dK_over_dL_pv_mult,
        "dK_over_dL_mult_increasing": dK_over_dL_mult_increasing,
        "pv_mult_intercept_converges": pv_mult_intercept_converges,
        "pass_ceiling": DELTA_K_OVER_L_PASS_CEILING,
        # FI check
        "a2_pv_FULL_L12": a2_pv_FULL,
        "a2_mellin_FULL_L12": a2_mellin_FULL,
        "a2_zeta_FULL_L12": a2_zeta_FULL,
        "F2_diff": F2_diff,
        "F2_FI_exact": F2_FI_exact,
        "a2_heat_kernel_SCH_L12": a2_heat_kernel_SCH,
        "a2_hard_cutoff_SCH_L12": a2_hard_cutoff_SCH,
        "full_spread": full_spread,
        "full_FI_within_band": full_FI_within_band,
        "fi_spread_band": FI_SPREAD_BAND,
        # sector-census cross-check (informational)
        "n_irrep_L12_FULL": n_irrep_L12_FULL,
        "n_nonzero_cache": n_nonzero_cache,
        "n_total_cache": n_total_cache,
        "n_irrep_cache_census_note": n_irrep_cache_census_note,
        # reference
        "w7_2_full_bare_intercept_ref": W7_2_FULL_BARE_INTERCEPT_REF,
        # verdict
        "evaluator_runnable": evaluator_runnable,
        "verdict": verdict,
        "band_tag": band_tag,
        "cm_class": CM_CLASS,
        "cm_regulator_pin": CM_REGULATOR_PIN,
        # K_csub_R_FW candidate value (the PV intercept at the top of the window;
        # promoted to canonical ONLY on PASS — here reported regardless for the npz):
        "K_csub_R_FW_pv_intercept_L100": float(K_pv_per_Lfit[-1]),
    }


# ---------------------------------------------------------------------------
# Section 6 — Plot
# ---------------------------------------------------------------------------
def make_plot(r: dict) -> None:
    fig, axes = plt.subplots(2, 2, figsize=(14.0, 9.5), dpi=120)

    L_grid = r["L_grid"]
    # Panel A: bare vs PV-subtracted a_2 s=2 moment vs L (log) — both diverge
    axA = axes[0, 0]
    axA.semilogy(L_grid, r["bare_moment"], "o-", color="#d62728", ms=3, lw=1.2,
                 label="a_2^{bare}(s=2)")
    axA.semilogy(L_grid, np.abs(r["pv_moment"]), "s-", color="#2ca02c", ms=3, lw=1.2,
                 label="a_2^{Pauli-Villars}(s=2)")
    axA.set_xlabel("L_max"); axA.set_ylabel("a_2(s=2) moment  (log)")
    axA.set_title("(A) bare vs 2-point PV a_2 s=2 moment — BOTH grow with L_max\n"
                  "(divergence is small-λ accumulation; 2-pt PV regulates large-λ)")
    axA.legend(fontsize=9); axA.grid(alpha=0.3)

    # Panel B: PV/bare suppression ratio → 1 (PV becomes negligible)
    axB = axes[0, 1]
    axB.plot(L_grid, r["pv_over_bare"], "o-", color="#1f77b4", ms=3, lw=1.2)
    axB.axhline(1.0, color="gray", ls="--", alpha=0.7, label="ratio → 1 (PV negligible)")
    axB.set_xlabel("L_max"); axB.set_ylabel("a_2^{PV} / a_2^{bare}")
    axB.set_title("(B) PV/bare → 1: the 2-pt PV subtraction (bounded ~1.75/mode)\n"
                  "is negligible vs the divergent λ^{−4} bare tail")
    axB.legend(fontsize=9); axB.grid(alpha=0.3)

    # Panel C: K_csub_R^{PV} intercept vs L_fit (log) — does NOT converge
    axC = axes[1, 0]
    Lf = r["L_fit_points"]
    axC.semilogy(Lf, np.abs(r["K_pv_per_Lfit"]), "s-", color="#2ca02c", ms=5, lw=1.4,
                 label="|K_csub_R^{PV}(1/L→0)| (expanding window)")
    axC.axvspan(r["L_fit_window"][0], r["L_fit_window"][1], color="purple", alpha=0.12,
                label=f"L_fit window [{r['L_fit_window'][0]},{r['L_fit_window'][1]}]")
    axC.set_xlabel("L_fit (top of expanding 1/L window)")
    axC.set_ylabel("|K_csub_R^{PV} intercept|  (log)")
    axC.set_title("(C) PV-subtracted intercept K_csub_R^{PV} GROWS with L_fit\n"
                  "(does NOT converge ⇒ |ΔK/ΔL| ≫ 1e-3)")
    axC.legend(fontsize=8.5); axC.grid(alpha=0.3)

    # Panel D: verdict + diagnostic text
    axD = axes[1, 1]
    axD.axis("off")
    lines = [
        f"VERDICT: {r['verdict']}",
        f"band_tag: {r['band_tag']}",
        "",
        f"CLASS pin: {r['cm_class']} (FULL; PV/Mellin/zeta path, NO -SCHEMATIC)",
        f"regulator: a_2^{{Pauli-Villars}} + a_2^{{Mellin}} + a_2^{{zeta}}",
        f"PV {{c}}={list(PV_C)}  {{M²_dimless}}={list(PV_M2_DIMLESS)}",
        f"  Σc_j={r['pv_sum_c']:.1f} (=1)  Σc_jM_j²={r['pv_sum_cm2']:.1e} (=0)  ok={r['pv_identities_ok']}",
        f"  subtractive self-check (L=12): residual={r['pv_sub_selfcheck_residual']:.2e}  ok={r['pv_sub_selfcheck_ok']}",
        f"  forms distinct (sub≠mult, Sage): {r['pv_forms_distinct']}",
        "",
        "--- UV-convergence (conjunct 1; SUBTRACTIVE = gated quantity) ---",
        f"K_csub_R^{{PV-sub}} @ L_fit=50  = {r['K_pv_per_Lfit'][r['L_fit_points'].tolist().index(50)]:+.4e}",
        f"K_csub_R^{{PV-sub}} @ L_fit=100 = {r['K_pv_per_Lfit'][-1]:+.4e}",
        f"max |ΔK/ΔL| over [50,100]      = {r['max_dK_over_dL_pv']:.4e}  (ceiling {r['pass_ceiling']:.0e})",
        f"  |ΔK/ΔL| increasing           = {r['dK_over_dL_increasing']}",
        f"  PV-sub intercept CONVERGES   = {r['pv_intercept_converges']}",
        f"  [contrast] PV-mult max|ΔK/ΔL|= {r['max_dK_over_dL_pv_mult']:.4e}  converges={r['pv_mult_intercept_converges']}",
        "",
        "--- FI check (conjunct 2) ---",
        f"a_2^{{Mellin}}(L=12) = {r['a2_mellin_FULL_L12']:.4e}  a_2^{{zeta}} = {r['a2_zeta_FULL_L12']:.4e}",
        f"F_2 diff |Mellin−zeta| = {r['F2_diff']:.2e}  exact={r['F2_FI_exact']}",
        f"a_2^{{Pauli-Villars}}(L=12) = {r['a2_pv_FULL_L12']:.4e}",
        f"[SCHEMATIC x-check] hk={r['a2_heat_kernel_SCH_L12']:.3e} cutoff={r['a2_hard_cutoff_SCH_L12']:.3e}",
        "",
        "--- contrast ---",
        f"W7-2 FULL bare intercept ref = +{r['w7_2_full_bare_intercept_ref']:.1f}",
        f"census: {r['n_irrep_cache_census_note']}",
    ]
    axD.text(0.0, 1.0, "\n".join(lines), va="top", ha="left", fontsize=7.6,
             family="monospace", transform=axD.transAxes)
    axD.set_title("(D) Diagnostic summary")

    fig.suptitle(
        f"{GATE_ID}\n"
        f"FULL 2-point Pauli-Villars (Λ_UV=M_KK) a_2 Mellin-s=2 moment — "
        f"K_csub_R UV-convergence test: {r['verdict']} "
        f"(max|ΔK/ΔL|={r['max_dK_over_dL_pv']:.2e} vs ceiling {r['pass_ceiling']:.0e})",
        fontsize=10.5, y=1.005,
    )
    fig.tight_layout(rect=[0, 0, 1, 0.96])
    fig.savefig(OUT_PNG, dpi=120, bbox_inches="tight")
    plt.close(fig)
    print(f"\nplot -> {OUT_PNG.relative_to(PROJECT_ROOT)}")


# ---------------------------------------------------------------------------
# Section 7 — Main
# ---------------------------------------------------------------------------
def main() -> int:
    t0 = time.time()  # (local)
    print(f"=== {GATE_ID} ===")
    print(f"tau_fold = {tau_fold!r}  M_KK = {M_KK!r}")
    print(f"kappa_2_substrate_FW = {kappa_2_substrate_FW!r}")
    print(f"FULL CM-1995 evaluator CLASS={CM_CLASS}  regulator={CM_REGULATOR_PIN}")
    print(f"PV multipliers c={PV_C}  M²_dimless={PV_M2_DIMLESS}  "
          f"(= {{M_KK², 2·M_KK²}} in λ M_KK-units)")

    INPUT_FILES = [
        Path(__file__).resolve(),
        CANONICAL_CONSTANTS_PATH,
        CM_EVALUATOR_PATH,
        PV_MODULE_PATH,
        SCHEMATIC_MODULE_PATH,
        W7_2_EVALUATOR_PATH,
        L12_CACHE_PATH,
    ]  # (local)
    pins = log_input_pins(INPUT_FILES)  # (local)

    r = compute()  # (local)

    # --- Print per-L moment table (subset) ---
    print("\n=== a_2 s=2 moment: bare vs 2-point PV (FULL Jensen table; NO splice) ===")
    print(f"{'L':>4s} | {'a_2^bare':>15s} | {'a_2^PV':>15s} | {'PV/bare':>10s}")
    show_L = [10, 12, 20, 40, 60, 80, 100]  # (local)
    Lg = r["L_grid"].tolist()
    for L in show_L:
        i = Lg.index(L)  # (local)
        print(f"{L:>4d} | {r['bare_moment'][i]:15.6e} | {r['pv_moment'][i]:15.6e} | {r['pv_over_bare'][i]:10.6f}")

    print(f"\nM0_bare (L=1) = {r['M0_bare']:.10f}   M0_pv (L=1) = {r['M0_pv']:.10f}   "
          f"M0_pv_mult (L=1) = {r['M0_pv_mult']:.10f}")
    print(f"PV-form distinctness (SUBTRACTIVE gated vs MULTIPLIER contrast; Sage-confirmed NOT identical):")
    print(f"  subtractive (gated, plan §W1-4 Step2) @ L=12 = {r['pv_sub_in_script_L12']:.10e}")
    print(f"  multiplier  (contrast, PRIMARY module) @ L=12 = {r['pv_mult_module_L12']:.10e}")
    print(f"  forms_distinct = {r['pv_forms_distinct']} (expected True; A−B=−(x²+3x−2)/(x⁴+3x³+2x²))")
    print(f"  subtractive self-check (in_script vs hand-eval) residual = {r['pv_sub_selfcheck_residual']:.3e}  "
          f"ok = {r['pv_sub_selfcheck_ok']}")
    print(f"PV identities: Σc={r['pv_sum_c']:.1f} (=1), Σc·M²={r['pv_sum_cm2']:.2e} (=0), ok={r['pv_identities_ok']}")

    print("\n=== K_csub_R intercept (1/L→0) on expanding windows ===")
    print(f"{'L_fit':>6s} | {'K_bare':>16s} | {'K_pv (SUBTRACTIVE, gated)':>26s} | {'K_pv_mult (contrast)':>22s}")
    for j, Lf in enumerate(r["L_fit_points"]):
        print(f"{int(Lf):>6d} | {r['K_bare_per_Lfit'][j]:16.6e} | {r['K_pv_per_Lfit'][j]:26.6e} | {r['K_pv_mult_per_Lfit'][j]:22.6e}")

    print(f"\n--- UV-convergence metric (conjunct 1; SUBTRACTIVE = gated) ---")
    print(f"max |ΔK_csub_R^PV-sub / ΔL| over [50,100]  = {r['max_dK_over_dL_pv']:.6e}")
    print(f"  PASS ceiling                              = {r['pass_ceiling']:.1e}")
    print(f"  |ΔK/ΔL| < ceiling (CONVERGES)             = {r['pv_intercept_converges']}")
    print(f"  |ΔK/ΔL| increasing (divergence)           = {r['dK_over_dL_increasing']}")
    print(f"  [contrast] multiplier-form max|ΔK/ΔL|     = {r['max_dK_over_dL_pv_mult']:.6e}  "
          f"converges = {r['pv_mult_intercept_converges']}")
    print(f"\n--- FI check (conjunct 2) ---")
    print(f"a_2^Mellin(L=12)={r['a2_mellin_FULL_L12']:.6e}  a_2^zeta(L=12)={r['a2_zeta_FULL_L12']:.6e}")
    print(f"F_2 diff |Mellin−zeta| = {r['F2_diff']:.3e}  exact-0 = {r['F2_FI_exact']}")
    print(f"a_2^Pauli-Villars(L=12) = {r['a2_pv_FULL_L12']:.6e}")
    print(f"[SCHEMATIC x-check] heat-kernel={r['a2_heat_kernel_SCH_L12']:.4e}  hard-cutoff={r['a2_hard_cutoff_SCH_L12']:.4e}")
    print(f"\nW7-2 FULL bare intercept ref = +{r['w7_2_full_bare_intercept_ref']:.4f}")
    print(f"sector census (informational): {r['n_irrep_cache_census_note']}")
    print(f"\nVERDICT: {r['verdict']}  ({r['band_tag']})")

    make_plot(r)

    # --- Save npz (K_csub_R_FW_pv_intercept_L100 at full float64 per spawn-prompt NOTE) ---
    np.savez(
        OUT_NPZ,
        gate_id=GATE_ID,
        verdict=r["verdict"],
        band_tag=r["band_tag"],
        scheme=SCHEME,
        convention=CONVENTION,
        cm_class=r["cm_class"],
        cm_regulator_pin=r["cm_regulator_pin"],
        tau_fold=r["tau_fold"],
        M_KK=r["M_KK"],
        kappa_2_substrate_FW=r["kappa_2_substrate_FW"],
        L_grid=r["L_grid"],
        L_fit_points=r["L_fit_points"],
        L_fit_window=r["L_fit_window"],
        L_max=L_MAX,
        L_baseline=L_BASELINE,
        pv_c=np.array(PV_C),
        pv_m2_dimless=np.array(PV_M2_DIMLESS),
        M0_bare=r["M0_bare"],
        M0_pv=r["M0_pv"],
        M0_pv_mult=r["M0_pv_mult"],
        bare_moment=r["bare_moment"],
        pv_moment=r["pv_moment"],
        pv_mult_moment=r["pv_mult_moment"],
        bare_ratio=r["bare_ratio"],
        pv_ratio=r["pv_ratio"],
        pv_over_bare=r["pv_over_bare"],
        pv_mult_over_bare=r["pv_mult_over_bare"],
        pv_sub_in_script_L12=r["pv_sub_in_script_L12"],
        pv_mult_module_L12=r["pv_mult_module_L12"],
        pv_sub_hand_L12=r["pv_sub_hand_L12"],
        pv_sub_selfcheck_residual=r["pv_sub_selfcheck_residual"],
        pv_sub_selfcheck_ok=r["pv_sub_selfcheck_ok"],
        pv_forms_distinct=r["pv_forms_distinct"],
        pv_sum_c=r["pv_sum_c"],
        pv_sum_cm2=r["pv_sum_cm2"],
        pv_identities_ok=r["pv_identities_ok"],
        K_bare_per_Lfit=r["K_bare_per_Lfit"],
        K_pv_per_Lfit=r["K_pv_per_Lfit"],
        K_pv_mult_per_Lfit=r["K_pv_mult_per_Lfit"],
        dK_over_dL_pv=r["dK_over_dL_pv"],
        max_dK_over_dL_pv=r["max_dK_over_dL_pv"],
        dK_over_dL_increasing=r["dK_over_dL_increasing"],
        pv_intercept_converges=r["pv_intercept_converges"],
        max_dK_over_dL_pv_mult=r["max_dK_over_dL_pv_mult"],
        dK_over_dL_mult_increasing=r["dK_over_dL_mult_increasing"],
        pv_mult_intercept_converges=r["pv_mult_intercept_converges"],
        pass_ceiling=r["pass_ceiling"],
        a2_pv_FULL_L12=r["a2_pv_FULL_L12"],
        a2_mellin_FULL_L12=r["a2_mellin_FULL_L12"],
        a2_zeta_FULL_L12=r["a2_zeta_FULL_L12"],
        F2_diff=r["F2_diff"],
        F2_FI_exact=r["F2_FI_exact"],
        a2_heat_kernel_SCH_L12=r["a2_heat_kernel_SCH_L12"],
        a2_hard_cutoff_SCH_L12=r["a2_hard_cutoff_SCH_L12"],
        full_spread=r["full_spread"],
        full_FI_within_band=r["full_FI_within_band"],
        fi_spread_band=r["fi_spread_band"],
        n_irrep_L12_FULL=r["n_irrep_L12_FULL"],
        n_nonzero_cache=r["n_nonzero_cache"],
        n_total_cache=r["n_total_cache"],
        n_irrep_cache_census_note=r["n_irrep_cache_census_note"],
        w7_2_full_bare_intercept_ref=r["w7_2_full_bare_intercept_ref"],
        evaluator_runnable=r["evaluator_runnable"],
        # K_csub_R_FW candidate (full float64) — promoted to canonical ONLY on PASS
        # (here NOT promoted: the PV-subtracted intercept does not converge; reported for record):
        K_csub_R_FW_pv_intercept_L100=r["K_csub_R_FW_pv_intercept_L100"],
    )
    print(f"data -> {OUT_NPZ.relative_to(PROJECT_ROOT)}")

    # --- value field for verdict line ---
    value_field = (
        f"max_dK_over_dL_pv_SUBTRACTIVE={r['max_dK_over_dL_pv']:.4e}_PASS_ceiling=1e-3_"
        f"converges={r['pv_intercept_converges']};"
        f"K_csub_R_PVsub_intercept_L50={r['K_pv_per_Lfit'][r['L_fit_points'].tolist().index(50)]:+.4e};"
        f"K_csub_R_PVsub_intercept_L100={r['K_pv_per_Lfit'][-1]:+.4e};"
        f"dK_over_dL_increasing={r['dK_over_dL_increasing']};"
        f"PVmult_max_dK_over_dL={r['max_dK_over_dL_pv_mult']:.4e}_converges={r['pv_mult_intercept_converges']};"
        f"pv_forms_distinct={r['pv_forms_distinct']};"
        f"a2_Mellin_L12={r['a2_mellin_FULL_L12']:.4e};a2_zeta_L12={r['a2_zeta_FULL_L12']:.4e};"
        f"F2_diff={r['F2_diff']:.2e}_F2FI_exact={r['F2_FI_exact']};"
        f"a2_PauliVillars_L12={r['a2_pv_FULL_L12']:.4e};"
        f"W7_2_bare_ref=+247259.9583;"
        f"band_tag={r['band_tag']};"
        f"supersedes={SUPERSEDES_AUDIT_SHA}"
    )  # (local)

    # 4-tuple output (final non-verdict line per gate-verdicts.md)
    print(f"\n4-tuple: (value='{value_field[:90]}...', scheme={SCHEME}, "
          f"convention={CONVENTION}, L_max={L_MAX})")

    # --- input_pin_map for closure SHA ---
    input_pin_map = {rel: sha for rel, sha in pins.items()}  # (local)
    input_pin_map["canonical_constants_M_KK"] = f"{M_KK:.18e}"
    input_pin_map["canonical_constants_tau_fold"] = f"{tau_fold:.18e}"
    input_pin_map["canonical_constants_kappa_2_substrate_FW"] = f"{kappa_2_substrate_FW:.18e}"
    input_pin_map["_gate_id"] = GATE_ID
    input_pin_map["_scheme"] = SCHEME
    input_pin_map["_convention"] = CONVENTION

    audit_sha, content_sha = compute_dual_sha(
        Path(__file__).resolve(), CANONICAL_CONSTANTS_PATH, input_pin_map
    )  # (local)
    append_verdict(r["verdict"], value_field, audit_sha, content_sha)
    print(f"\nverdict appended: {r['verdict']} -- value (truncated)={value_field[:100]!r}...")
    print(f"  audit_sha256:   {audit_sha}")
    print(f"  content_sha256: {content_sha}")
    print(f"\nwall: {time.time() - t0:.2f}s")
    return 0


if __name__ == "__main__":
    sys.exit(main())
